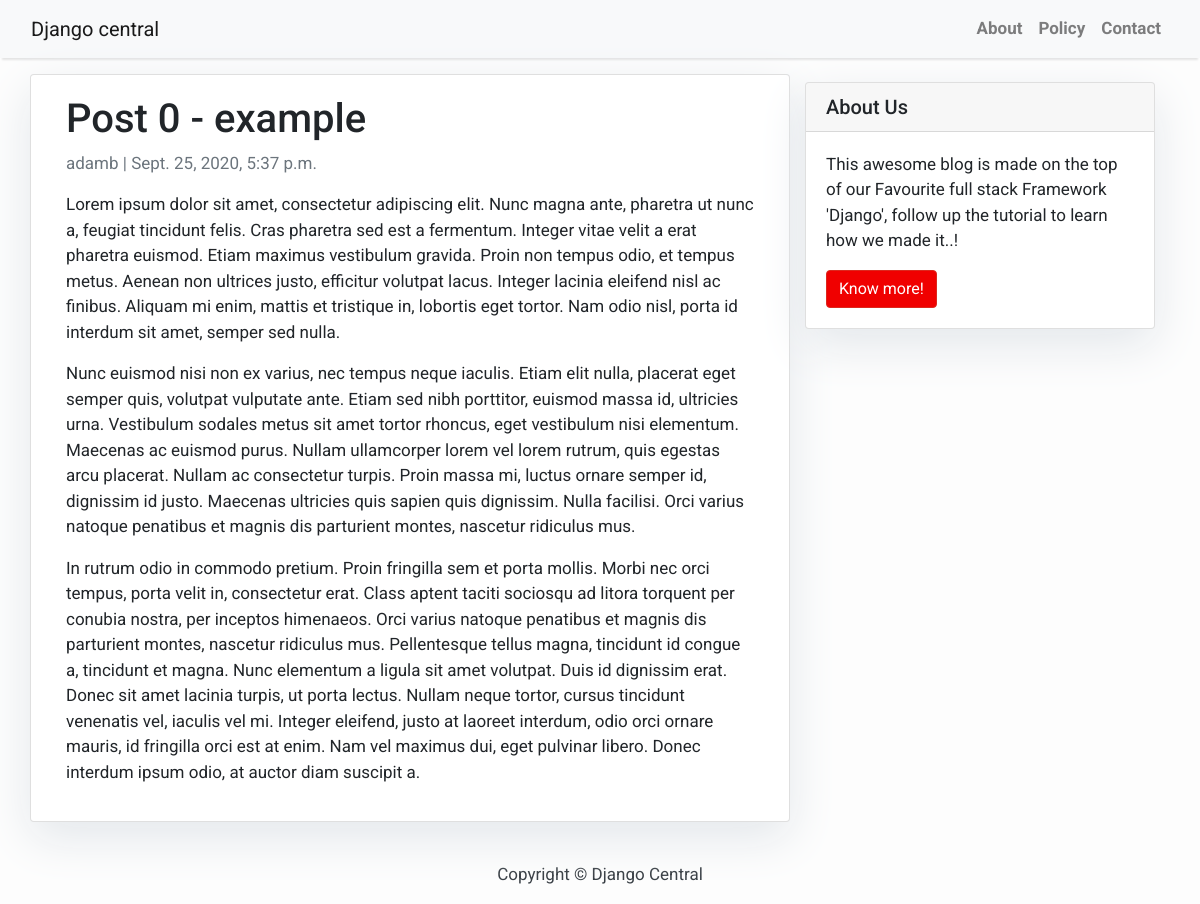
Screenshot of /post-0-example/ with the database file from the repository.
### wysiwyg_app/models.py (models this page shows, shortened)
class Post(models.Model):
    title = models.CharField(max_length=200, unique=True)
    slug = models.SlugField(max_length=200, unique=True)
    author = models.ForeignKey(
        User, on_delete=models.CASCADE, related_name='blog_posts')
    updated_on = models.DateTimeField(auto_now=True)
    content = models.TextField()
    created_on = models.DateTimeField(auto_now_add=True)
    status = models.IntegerField(choices=STATUS, default=0)
    class Meta:
        ordering = ['-created_on']

### wysiwyg_app/views.py (the view)
# urls.py: path('<slug:slug>/', views.PostDetail.as_view(), name='post_detail'),
class PostDetail(generic.DetailView):
    model = Post
    template_name = 'post_detail.html'

### templates/post_detail.html
{% extends 'base.html' %} {% block content %}
<div class="container">
  <div class="row">
    <div class="col-md-8 card mb-4  mt-3 left  top">
      <div class="card-body">
        <h1>{% block title %} {{ object.title }} {% endblock title %}</h1>
        <p class=" text-muted">{{ post.author }} | {{ post.created_on }}</p>
        <p class="card-text ">{{ object.content | safe }}</p>
      </div>
    </div>
    {% block sidebar %} {% include 'sidebar.html' %} {% endblock sidebar %}
  </div>
</div>
{% endblock content %}

### templates/base.html (style rules this page uses)
body { font-family: "Roboto", sans-serif; font-size: 17px; background-color: #fdfdfd; }

### templates/sidebar.html (style rules this page uses)
.card { box-shadow: 0 16px 48px #E3E7EB; }

### rows the page displays
Post: title "Post 0 - example", author "adamb", created_on "Sept. 25, 2020, 5:37 p.m.", content "Lorem ipsum dolor sit amet, consectetur adipiscing elit. Nunc magna ante, pharetra ut nunc a, feugiat tincidunt felis. Cras pharetra sed est a fermentum. Integer vitae velit a erat pharetra euismod. Etiam maximus vestibulum gravida. Proin non tempus odio, et tempus metus. Aenean non ultrices justo, efficitur volutpat lacus. Integer lacinia eleifend nisl ac finibus. Aliquam mi enim, mattis et tristique in, lobortis eget tortor. Nam odio nisl, porta id interdum sit amet, semper sed nulla. Nunc euismod nisi non ex varius, nec tempus neque iaculis. Etiam elit nulla, placerat eget semper quis, volutpat vulputate ante. Etiam sed nibh porttitor, euismod massa id, ultricies urna. Vestibulum sodales…"
